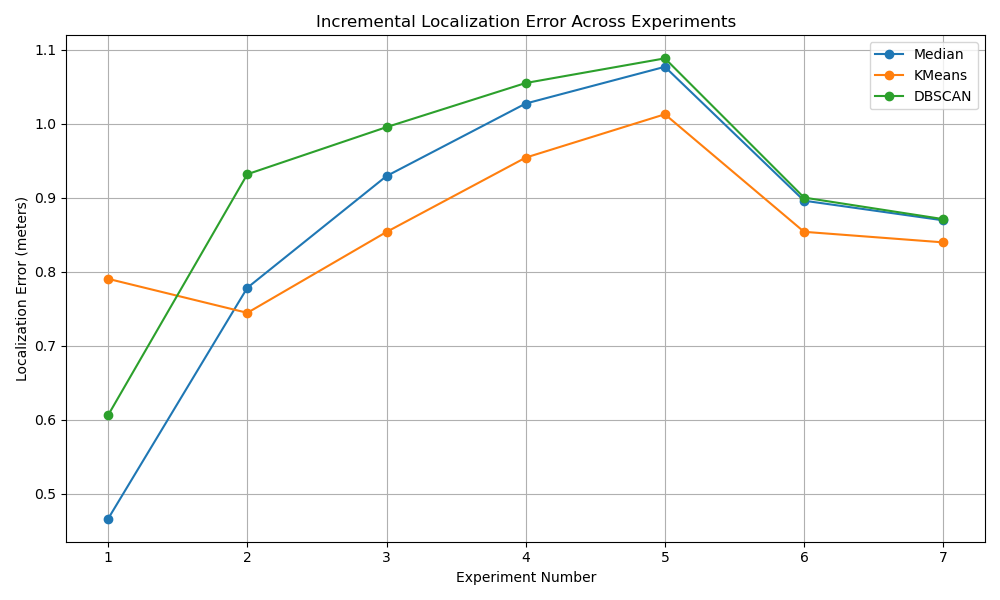

Write Python code to recreate this figure.
import pandas as pd
import itertools
import numpy as np
from sklearn.cluster import KMeans, DBSCAN
from ext import load_experiment_data, map_rssi_coords, path_loss_dist, trilateration, get_transmission_rssi, get_device_coordinates
import math

tx_power_curr = get_transmission_rssi("rssi_1m.csv")
target_mac = "04:99:bb:d8:6e:2e"

# Persistent references for each method
ref_median = None
ref_kmeans = None
ref_dbscan = None

accepted_median = []
accepted_kmeans = []
accepted_dbscan = []

def compute_intersections(mapped, tx_power):
    triples = list(itertools.combinations(mapped, 3))
    intersection_points = []

    for (x1, y1, z1, rssi1), (x2, y2, z2, rssi2), (x3, y3, z3, rssi3) in triples:
        if None in [rssi1, rssi2, rssi3]:
            continue
        r1 = path_loss_dist(rssi1, tx_power)
        r2 = path_loss_dist(rssi2, tx_power)
        r3 = path_loss_dist(rssi3, tx_power)
        point = trilateration((x1, y1, z1), r1, (x2, y2, z2), r2, (x3, y3, z3), r3)
        if point:
            intersection_points.append(point)

    return intersection_points

def refine_with_method(method, points, ref_point, accepted_points, n_clusters=1, eps=2.0, min_samples=3, threshold=2.5):
    if ref_point is None:
        # First-time initialization
        if method == "median":
            ref_point = np.median(np.array(points), axis=0)
        elif method == "kmeans":
            kmeans = KMeans(n_clusters=n_clusters, n_init=10, random_state=0).fit(points)
            ref_point = kmeans.cluster_centers_[0]
        elif method == "dbscan":
            db = DBSCAN(eps=eps, min_samples=min_samples).fit(points)
            labels = db.labels_
            unique_labels, counts = np.unique(labels[labels != -1], return_counts=True)
            if len(unique_labels) > 0:
                label = unique_labels[np.argmax(counts)]
                cluster = points[labels == label]
                ref_point = np.median(cluster, axis=0)
            else:
                ref_point = np.median(points, axis=0)
        accepted_points.extend(points)
    else:
        for p in points:
            dist = np.linalg.norm(np.array(p) - np.array(ref_point))
            if dist <= threshold:
                accepted_points.append(p)

        # Weighted refinement
        accepted_array = np.array(accepted_points)
        distances = np.linalg.norm(accepted_array - ref_point, axis=1)
        weights = 1 / (distances + 1e-6)
        ref_point = np.average(accepted_array, axis=0, weights=weights)

    return ref_point, accepted_points

def localize_device_incremental(exp_dir_name, tx_power):
    global ref_median, ref_kmeans, ref_dbscan
    global accepted_median, accepted_kmeans, accepted_dbscan

    coords_df, dev, rssi_df = load_experiment_data(exp_dir_name)
    mapped = map_rssi_coords(coords_df, rssi_df)
    intersection_points = compute_intersections(mapped, tx_power)
    if not intersection_points:
        return None

    points_array = np.array(intersection_points)

    ref_median, accepted_median = refine_with_method("median", points_array, ref_median, accepted_median)
    ref_kmeans, accepted_kmeans = refine_with_method("kmeans", points_array, ref_kmeans, accepted_kmeans)
    ref_dbscan, accepted_dbscan = refine_with_method("dbscan", points_array, ref_dbscan, accepted_dbscan)

    actual = get_device_coordinates(dev, target_mac)

    return {
        "Median": (tuple(ref_median), actual),
        "KMeans": (tuple(ref_kmeans), actual),
        "DBSCAN": (tuple(ref_dbscan), actual)
    }

def calculate_position_error(estimated, real):
    x_hat, y_hat, z_hat = estimated
    x, y, z = real
    error = math.sqrt((x_hat - x)**2 + (y_hat - y)**2 + (z_hat - z)**2)
    return error

def run_experiment(exp_id, localization_function, *args):
    print(f"--- Running Experiment {exp_id} ---")
    results = localization_function(*args)
    if results is None:
        print(f"Experiment {exp_id}: Localization failed.")
        return

    for method, (estimated_position, actual_position) in results.items():
        error = calculate_position_error(estimated_position, actual_position)
        print(f"{method} → Estimated: {estimated_position}, Error: {error:.4f} meters")

import matplotlib.pyplot as plt

def plot_incremental_errors(errors_dict):
    plt.figure(figsize=(10, 6))
    x = list(range(1, len(next(iter(errors_dict.values()))) + 1))

    for method, errors in errors_dict.items():
        plt.plot(x, errors, marker='o', label=method)

    plt.xlabel("Experiment Number")
    plt.ylabel("Localization Error (meters)")
    plt.title("Incremental Localization Error Across Experiments")
    plt.legend()
    plt.grid(True)
    plt.tight_layout()
    plt.savefig("m2")
    plt.show()
if __name__ == "__main__":
    errors_incremental = {
        "Median": [],
        "KMeans": [],
        "DBSCAN": []
    }

    for i in range(1, 8):
        experiment = f"exp_{i}"
        print(f"\n--- Running Experiment {i} ---")
        results = localize_device_incremental(experiment, tx_power_curr)

        if results is None:
            print("Localization failed.")
            for method in errors_incremental:
                errors_incremental[method].append(None)
            continue

        for method, (est, actual) in results.items():
            error = calculate_position_error(est, actual)
            print(f"{method} → Estimated: {est}, Error: {error:.4f} meters")
            errors_incremental[method].append(error)

    plot_incremental_errors(errors_incremental)
